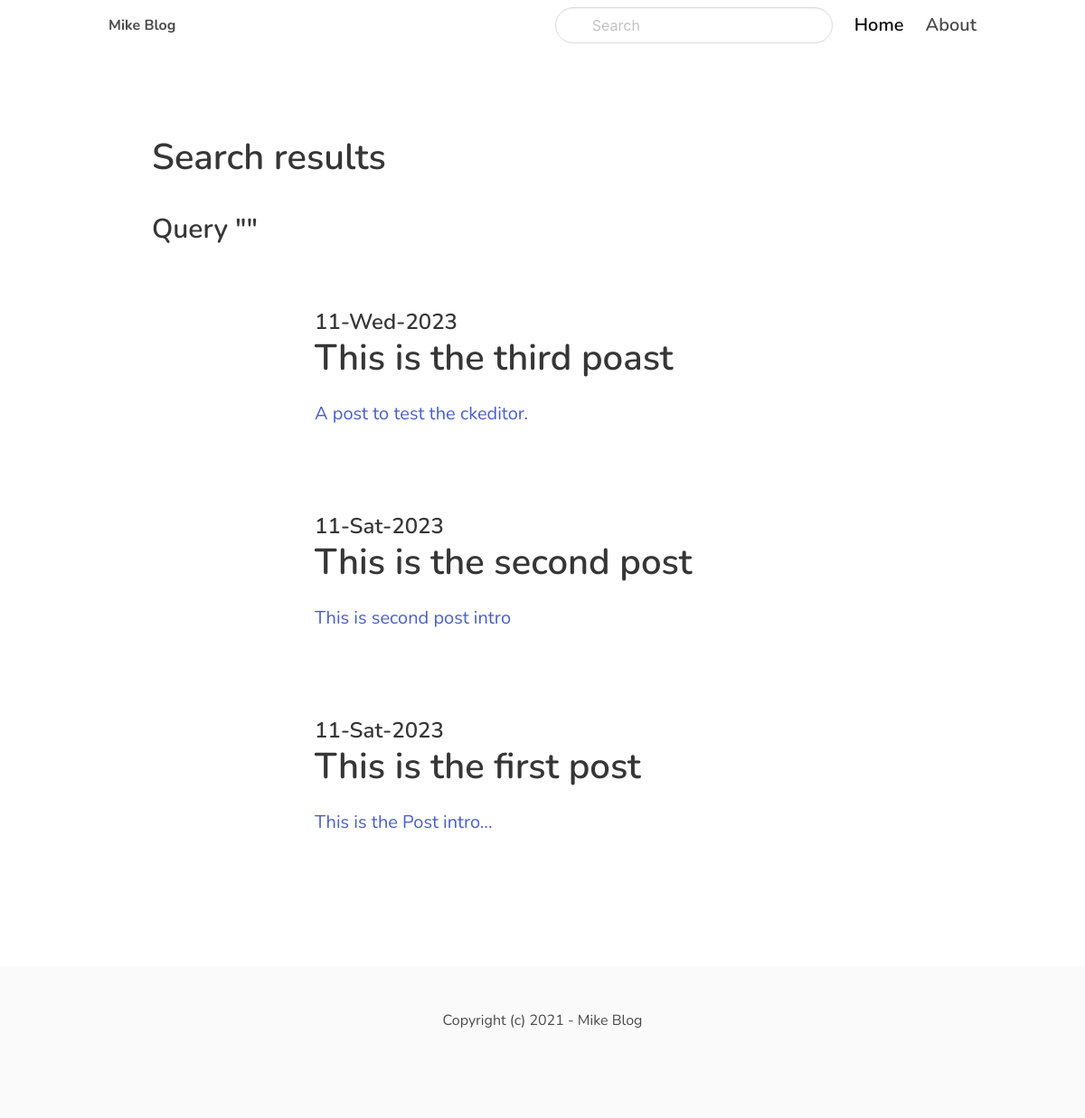
The app's page /search/ with its own data.
### blog/models.py (models this page shows, shortened)
class Post(models.Model):
	ACTIVE = 'active'
	DRAFT = 'draft'
	CHOICES_STATUS = (
		(ACTIVE, 'Active'),
		(DRAFT, 'Draft')
	)
	category = models.ForeignKey(Category, related_name='posts', on_delete=models.CASCADE)
	title = models.CharField(max_length=255)
	slug = models.SlugField()
	intro = models.TextField()
	body = RichTextField(blank=True, null=True)
	created_date = models.DateTimeField(auto_now_add=True)
	status = models.CharField(max_length=10, choices=CHOICES_STATUS, default=ACTIVE)
	image = models.ImageField(upload_to='uploads/', null=True, blank=True)
	class Meta:
		ordering = ('-created_date',)

### blog/views.py (the view)
# urls.py: path('search/', views.search, name='search'),
def search(request):
	query = request.GET.get('query', '')
	posts = Post.objects.filter(status=Post.ACTIVE).filter(Q(title__icontains=query) | Q(intro__icontains=query) | Q(body__icontains=query))
	return render(request, 'blog/search.html', {'posts': posts, 'query': query})

### blog/templates/blog/search.html (shortened to what this page needs)
{% extends 'core/base.html' %}
{% block content %}
  	<section class="hero ">
    	<div class="hero-body">
      		<div class="container">
      			<div class="content is-medium">
			     	<h1>Search results</h1>
					<h3>Query "{{ query }}"</h3>
				</div>
      			{% for post in posts %}
				<section class="section">
			        <div class="columns">
			            <div class="column is-8 is-offset-2">
			              	<div class="content is-medium">
			              		<a href="{% url 'post_detail' post.category.slug post.slug %}">
					                <h2 class="subtitle is-4">{{ post.created_date|date:'m-D-Y'}}</h2>
					                <h1 class="title">{{ post.title }}</h1>
					                <p>{{ post.intro }}</p>
				            	</a>
			             	</div>
						</div>
			        </div>
				</section>
				{% empty %}
					<div class="content">
			            <p>No results for this query</p>
			        </div>
				{% endfor %}
	      	</div>
    	</div>
  	</section>
{% endblock %}

### core/templates/core/base.html (style rules this page uses)
body { font-family: 'Nunito', sans-serif; }

### records on screen
Post: created_date "11-Wed-2023", title "This is the third poast", intro "A post to test the ckeditor."
Post: created_date "11-Sat-2023", title "This is the second post", intro "This is second post intro"
Post: created_date "11-Sat-2023", title "This is the first post", intro "This is the Post intro..."
